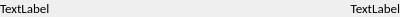
<?xml version="1.0" encoding="UTF-8"?>
<ui version="4.0">
 <class>GstVersionBanu</class>
 <widget class="QWidget" name="GstVersionBanu">
  <property name="geometry">
   <rect>
    <x>0</x>
    <y>0</y>
    <width>400</width>
    <height>16</height>
   </rect>
  </property>
  <property name="windowTitle">
   <string>Form</string>
  </property>
  <layout class="QHBoxLayout" name="horizontalLayout">
   <property name="leftMargin">
    <number>0</number>
   </property>
   <property name="topMargin">
    <number>0</number>
   </property>
   <property name="rightMargin">
    <number>0</number>
   </property>
   <property name="bottomMargin">
    <number>0</number>
   </property>
   <item>
    <widget class="QLabel" name="uiNameLbl">
     <property name="font">
      <font>
       <family>Calibri</family>
       <pointsize>10</pointsize>
      </font>
     </property>
     <property name="text">
      <string>TextLabel</string>
     </property>
    </widget>
   </item>
   <item>
    <widget class="QLabel" name="uiAreaLbl">
     <property name="font">
      <font>
       <family>Calibri</family>
       <pointsize>10</pointsize>
      </font>
     </property>
     <property name="text">
      <string>TextLabel</string>
     </property>
     <property name="alignment">
      <set>Qt::AlignRight|Qt::AlignTrailing|Qt::AlignVCenter</set>
     </property>
    </widget>
   </item>
  </layout>
 </widget>
 <resources/>
 <connections/>
</ui>
